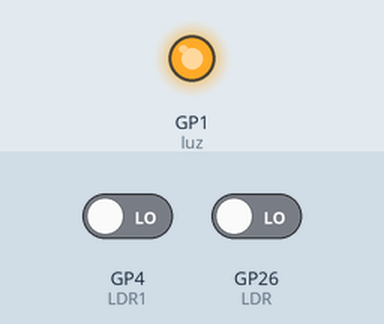
Recording of a sketch running on a simulated Raspberry Pi Pico. Parts: output pins drawn as LEDs (lit = HIGH). The inputs (shaded band) are chosen by the test bench; at power-on: GP4 (LDR1) LOW, GP26 (LDR) LOW. What the sketch prints to the serial monitor is not drawn.

Above: at 0.1 s.
Timing chart, 0 to 1.6 s (numbered marks = the images above):
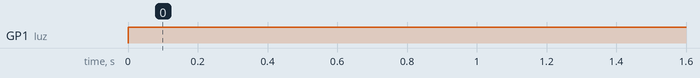

Measured:
- by itself, GP1 (luz): LOW → HIGH at 0.00 s

The sketch:

CFLuminosidade.ino
```cpp
//Programa: Sensor de Luminosidade
//Autor: GuiaRobotica

const int LDR = A0 ;            // arduino D4; nodemcu esp32 D0;  A0 Pino analógico que o sensor está conectado
const int LDR1 = D4 ;            // arduino D4; nodemcu esp32 D0;  A0 Pino analógico que o sensor está conectado

const int luz = D1;             // arduino D6; noedemcu esp32 D1; 13 Pino Referente ao led ou rele
int valorsensor ;               // valor que sera armazenado o valor do LDR
int valorsensor1 ;               // valor que sera armazenado o valor do LDR

void setup1() {
  Serial.begin(9600);

  pinMode(luz, OUTPUT);         // Coloca variavel luz é um sinal de saidad
  pinMode(LDR, INPUT);          // Coloca a variavel LDR como entrada
  pinMode(LDR1, INPUT);          // Coloca a variavel LDR como entrada

}

void loop1() {
  valorsensor = digitalRead(LDR);
  valorsensor1 = digitalRead(LDR1);

  Serial.println(valorsensor);

  if (valorsensor < 500) {      // Se o valor de VALORSENSOR for menos que 500
    digitalWrite(luz, HIGH);  // Ligar rele ou led
  } else {                    // Se não
    digitalWrite(luz, LOW);    // Desligar rele ou led
  }
  delay(1000);                 // Aguarda 100 milisegundos
}

void setup() {
  Serial.begin(9600);

  pinMode(LDR, INPUT);          // Coloca a variavel LDR como entrada
  pinMode(LDR1, INPUT);          // Coloca a variavel LDR como entrada

}

void loop() {

  valorsensor = digitalRead(LDR);
  valorsensor1 = digitalRead(LDR1);

  Serial.println("==============");

  Serial.print("valorsensor=");
  Serial.println(valorsensor);

  Serial.print("valorsensor1=");
  Serial.println(valorsensor1);


   delay(1000);                 // Aguarda 100 milisegundos
}
```
